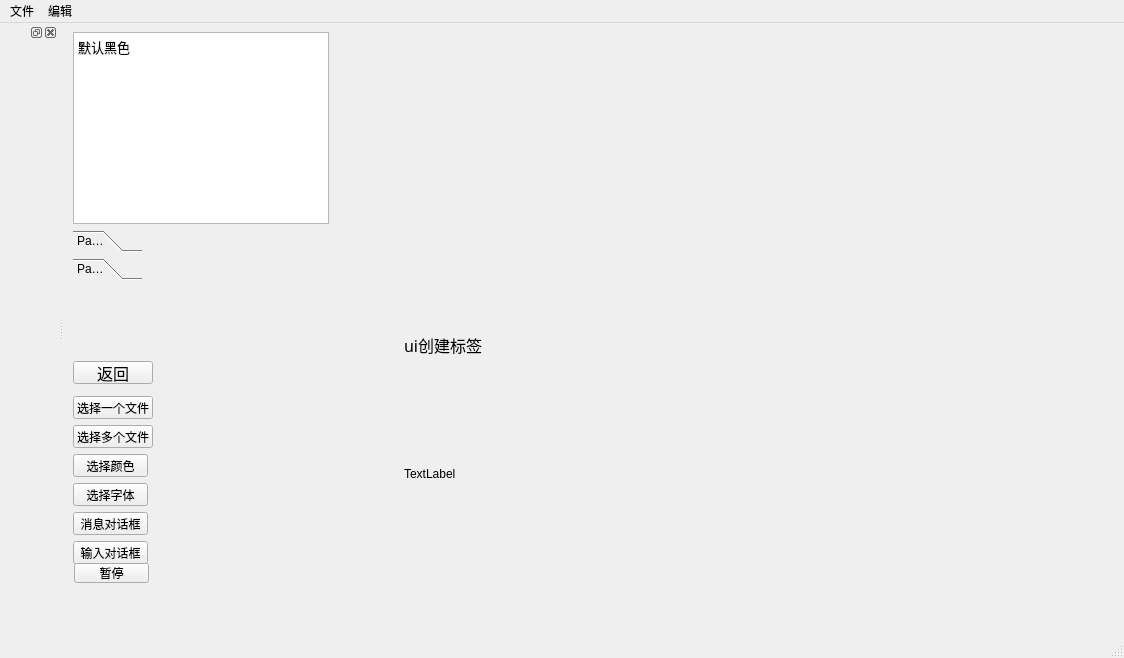
<?xml version="1.0" encoding="UTF-8"?>
<ui version="4.0">
 <class>UiMainWindow</class>
 <widget class="QMainWindow" name="UiMainWindow">
  <property name="geometry">
   <rect>
    <x>0</x>
    <y>0</y>
    <width>1124</width>
    <height>658</height>
   </rect>
  </property>
  <property name="windowTitle">
   <string>UiMainWindow</string>
  </property>
  <widget class="QWidget" name="centralwidget">
   <widget class="QTextBrowser" name="textBrowser">
    <property name="geometry">
     <rect>
      <x>9</x>
      <y>9</y>
      <width>256</width>
      <height>192</height>
     </rect>
    </property>
    <property name="html">
     <string>&lt;!DOCTYPE HTML PUBLIC &quot;-//W3C//DTD HTML 4.0//EN&quot; &quot;http://www.w3.org/TR/REC-html40/strict.dtd&quot;&gt;
&lt;html&gt;&lt;head&gt;&lt;meta name=&quot;qrichtext&quot; content=&quot;1&quot; /&gt;&lt;style type=&quot;text/css&quot;&gt;
p, li { white-space: pre-wrap; }
&lt;/style&gt;&lt;/head&gt;&lt;body style=&quot; font-family:'SimSun'; font-size:9pt; font-weight:400; font-style:normal;&quot;&gt;
&lt;p style=&quot; margin-top:0px; margin-bottom:0px; margin-left:0px; margin-right:0px; -qt-block-indent:0; text-indent:0px;&quot;&gt;&lt;span style=&quot; font-size:10pt;&quot;&gt;默认黑色&lt;/span&gt;&lt;/p&gt;&lt;/body&gt;&lt;/html&gt;</string>
    </property>
   </widget>
   <widget class="QToolBox" name="toolBox">
    <property name="geometry">
     <rect>
      <x>9</x>
      <y>207</y>
      <width>69</width>
      <height>121</height>
     </rect>
    </property>
    <property name="currentIndex">
     <number>1</number>
    </property>
    <widget class="QWidget" name="page">
     <property name="geometry">
      <rect>
       <x>0</x>
       <y>0</y>
       <width>69</width>
       <height>69</height>
      </rect>
     </property>
     <attribute name="label">
      <string>Page 1</string>
     </attribute>
    </widget>
    <widget class="QWidget" name="page_2">
     <property name="geometry">
      <rect>
       <x>0</x>
       <y>0</y>
       <width>69</width>
       <height>69</height>
      </rect>
     </property>
     <attribute name="label">
      <string>Page 2</string>
     </attribute>
    </widget>
   </widget>
   <widget class="QPushButton" name="pushButton_back">
    <property name="geometry">
     <rect>
      <x>9</x>
      <y>338</y>
      <width>80</width>
      <height>23</height>
     </rect>
    </property>
    <property name="font">
     <font>
      <family>JetBrains Mono</family>
      <pointsize>12</pointsize>
     </font>
    </property>
    <property name="text">
     <string>返回</string>
    </property>
   </widget>
   <widget class="QPushButton" name="pushButton">
    <property name="geometry">
     <rect>
      <x>9</x>
      <y>373</y>
      <width>80</width>
      <height>23</height>
     </rect>
    </property>
    <property name="text">
     <string>选择一个文件</string>
    </property>
   </widget>
   <widget class="QPushButton" name="pushButton_2">
    <property name="geometry">
     <rect>
      <x>9</x>
      <y>402</y>
      <width>80</width>
      <height>23</height>
     </rect>
    </property>
    <property name="text">
     <string>选择多个文件</string>
    </property>
   </widget>
   <widget class="QPushButton" name="pushButton_3">
    <property name="geometry">
     <rect>
      <x>9</x>
      <y>431</y>
      <width>75</width>
      <height>23</height>
     </rect>
    </property>
    <property name="text">
     <string>选择颜色</string>
    </property>
   </widget>
   <widget class="QPushButton" name="pushButton_font">
    <property name="geometry">
     <rect>
      <x>9</x>
      <y>460</y>
      <width>75</width>
      <height>23</height>
     </rect>
    </property>
    <property name="text">
     <string>选择字体</string>
    </property>
   </widget>
   <widget class="QPushButton" name="pushButton_message">
    <property name="geometry">
     <rect>
      <x>9</x>
      <y>489</y>
      <width>75</width>
      <height>23</height>
     </rect>
    </property>
    <property name="text">
     <string>消息对话框</string>
    </property>
   </widget>
   <widget class="QPushButton" name="pushButton_input">
    <property name="geometry">
     <rect>
      <x>9</x>
      <y>518</y>
      <width>75</width>
      <height>23</height>
     </rect>
    </property>
    <property name="text">
     <string>输入对话框</string>
    </property>
   </widget>
   <widget class="QLabel" name="label">
    <property name="geometry">
     <rect>
      <x>340</x>
      <y>312</y>
      <width>101</width>
      <height>20</height>
     </rect>
    </property>
    <property name="font">
     <font>
      <family>JetBrains Mono</family>
      <pointsize>12</pointsize>
     </font>
    </property>
    <property name="text">
     <string>ui创建标签</string>
    </property>
   </widget>
   <widget class="QLabel" name="label_img">
    <property name="geometry">
     <rect>
      <x>340</x>
      <y>390</y>
      <width>191</width>
      <height>121</height>
     </rect>
    </property>
    <property name="text">
     <string>TextLabel</string>
    </property>
   </widget>
   <widget class="QPushButton" name="pushButton_4">
    <property name="geometry">
     <rect>
      <x>10</x>
      <y>540</y>
      <width>75</width>
      <height>20</height>
     </rect>
    </property>
    <property name="text">
     <string>暂停</string>
    </property>
   </widget>
  </widget>
  <widget class="QMenuBar" name="menubar">
   <property name="geometry">
    <rect>
     <x>0</x>
     <y>0</y>
     <width>1124</width>
     <height>23</height>
    </rect>
   </property>
   <widget class="QMenu" name="menu">
    <property name="title">
     <string>文件</string>
    </property>
    <addaction name="actionopen_file"/>
    <addaction name="actionsave"/>
    <addaction name="actionSave_as"/>
    <addaction name="actionClose"/>
   </widget>
   <widget class="QMenu" name="menu_2">
    <property name="title">
     <string>编辑</string>
    </property>
    <addaction name="actionCtrl_C"/>
    <addaction name="actionCtrl_V"/>
   </widget>
   <addaction name="menu"/>
   <addaction name="menu_2"/>
  </widget>
  <widget class="QStatusBar" name="statusbar"/>
  <widget class="QDockWidget" name="dockWidget">
   <attribute name="dockWidgetArea">
    <number>1</number>
   </attribute>
   <widget class="QWidget" name="dockWidgetContents"/>
  </widget>
  <action name="actionopen_file">
   <property name="text">
    <string>Open file</string>
   </property>
  </action>
  <action name="actionsave">
   <property name="text">
    <string>Save</string>
   </property>
  </action>
  <action name="actionSave_as">
   <property name="text">
    <string>Save as</string>
   </property>
  </action>
  <action name="actionClose">
   <property name="text">
    <string>Close</string>
   </property>
  </action>
  <action name="actionCtrl_C">
   <property name="text">
    <string>Ctrl + C</string>
   </property>
  </action>
  <action name="actionCtrl_V">
   <property name="text">
    <string>Ctrl +V</string>
   </property>
  </action>
 </widget>
 <resources/>
 <connections/>
</ui>
